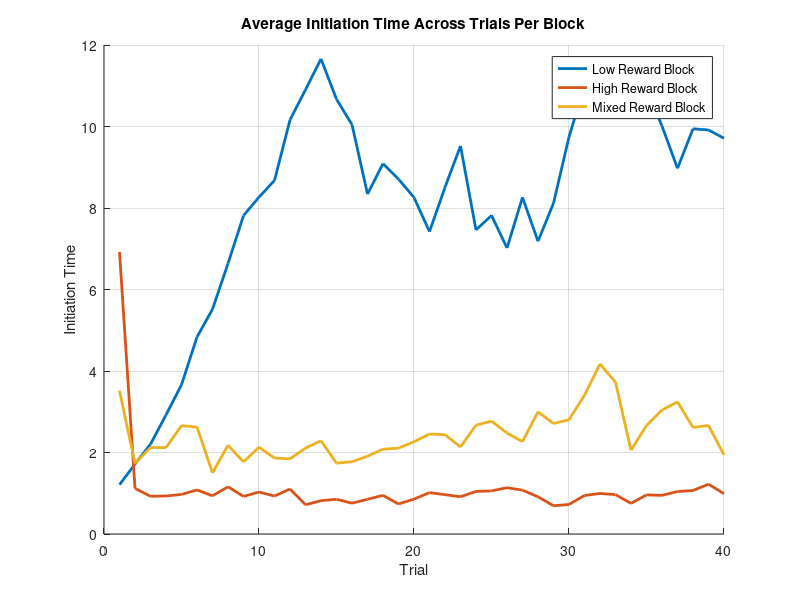
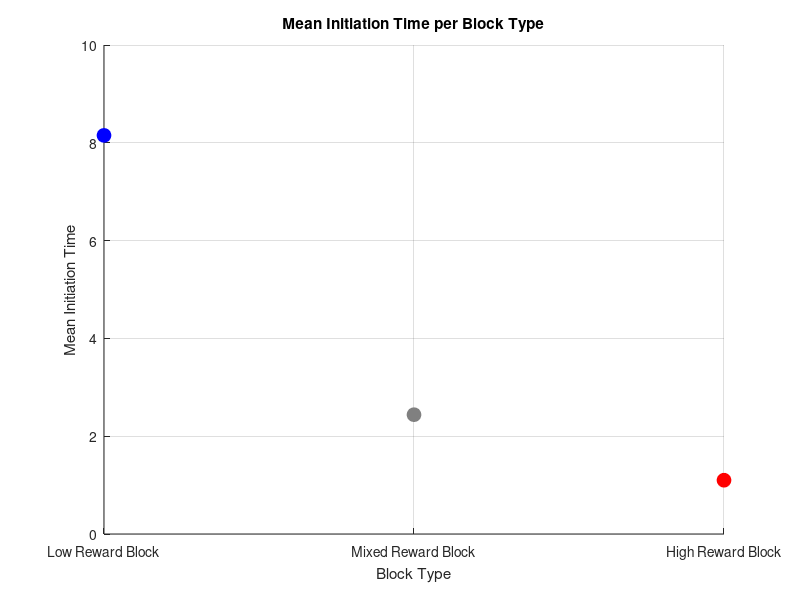

Write the MATLAB code that produced these figures, in order.
clearvars 

%% Task Parameters
runs = 5; %how many times it will go through each trial block

num_blocks = 3;
low_rewards = [5 10 20]; %possible rewards in the low reward block
high_rewards = [20 40 80]; %possible rewards in the high reward block
mixed_rewards = [5 10 20 40 80]; %possible rewards in the mixed block

num_trials = 40;

all_rewards = nan(num_blocks, num_trials, runs); %record of all of the rewards that the animal received (columns are trials, rows are blocks, frames are runs)
initiation_times = nan(num_blocks, num_trials, runs); % initiation times

opt_out = nan; %this will change once we have the model

%% Model Parameters

state_neurons = rand(3,1)/10; %initialize the initial state values between 0-0.1
synaptic_lr = 0.3;
state_lr = 0.1;
D = 0.15; %Scale factor for initiation times

%% Runs
weight_matrix = rand(3,1);
epsilon = 1e-3; % to avoid division by zero

for run = 1:runs
    block_order = randperm(3); %the order that blocks will be presented in for this run 
    for b = 1:length(block_order)
        possible_rewards = [];
        state_one_hot = zeros(3,1);
        state_idx = 0;
        if block_order(b) == 1 %if the bth block is 1, the possible rewards are the low value ones
            possible_rewards = low_rewards;
            state_one_hot(1) = 1;
            state_idx = 1;
        elseif block_order(b) == 2 %if the bth block is 2, the possible rewards are the high value ones
            possible_rewards = high_rewards;
            state_one_hot(2) = 1;
            state_idx = 2;
        elseif block_order(b) == 3 %if the bth block is 3, the possible rewards are the mixed value ones
            possible_rewards = mixed_rewards;
            state_one_hot(3) = 1;
            state_idx = 3;
        end

        for t = 1:num_trials
            reward_index = randi(length(possible_rewards), 1);
            trial_reward_offer = possible_rewards(reward_index)/80; %the reward that could be represented on this trial
            
            %updating weights and state values
            output_act = (weight_matrix)'*state_neurons; %should be 1x1
            RPE = trial_reward_offer - output_act;
            weight_matrix = weight_matrix.*(1-synaptic_lr) + (synaptic_lr * RPE * state_one_hot); %existing weights + weight update
            state_neurons(state_idx) = state_neurons(state_idx)*(1-state_lr) + state_lr*RPE; %existing state + state update

            % Compute and store initiation time (higher activation = faster initiation)
            initiation_time = D / (output_act + epsilon);
            initiation_times(block_order(b), t, run) = initiation_time;


            reward_withheld = randsample(2, 1, true, [85 15]); %decide if this will be a trial where the reward will be withheld (15% of the time) (2 means it is a withholding trial)
            % if reward_withheld == 2 %if this is a withholding trial, no reward is received
            %     trial_reward = 0;
            % end
            % if opt_out == 1 %if the model opts out no reward is received
            %     trial_reward = 0;
            % end
            % if opt_out == 0
            %     trial_reward = trial_reward_offer;
            % end
            all_rewards(block_order(b), t, run) = trial_reward_offer; %this is set up so that the row (block index) is constant despite the fact that the order of the blocks is changing (so the first row will always be low reward, second high, and third mixed)
        end
    end
end

%% Plot Initiation Times
figure;
hold on;
colors = lines(num_blocks);
labels = {'Low Reward Block', 'High Reward Block', 'Mixed Reward Block'};

for block = 1:num_blocks
    avg_initiation = squeeze(mean(initiation_times(block, :, :), 3)); % avg across runs
    plot(avg_initiation, 'LineWidth', 2, 'Color', colors(block,:));
end

xlabel('Trial');
ylabel('Initiation Time');
legend(labels);
title('Average Initiation Time Across Trials Per Block');
grid on;

%% Calculate the Mean Initiation Time Per Block Type
% For each block, average initiation time across all trials and runs
mean_initiation_time = squeeze(mean(mean(initiation_times, 2), 3));

%% Plot the Mean Initiation Times Per Block as Dots with Custom Colors
figure;
hold on;
plot(1, mean_initiation_time(1), 'o', 'Color', 'b', 'MarkerFaceColor', 'b', 'MarkerSize', 10);
plot(2, mean_initiation_time(3), 'o', 'Color', [0.5 0.5 0.5], 'MarkerFaceColor', [0.5 0.5 0.5], 'MarkerSize', 10);
plot(3, mean_initiation_time(2), 'o', 'Color', 'r', 'MarkerFaceColor', 'r', 'MarkerSize', 10);


% Set x-axis tick labels corresponding to the block types
set(gca, 'XTick', 1:3, 'XTickLabel', {'Low Reward Block', 'Mixed Reward Block', 'High Reward Block'});
xlabel('Block Type');
ylabel('Mean Initiation Time');
title('Mean Initiation Time per Block Type');
grid on;